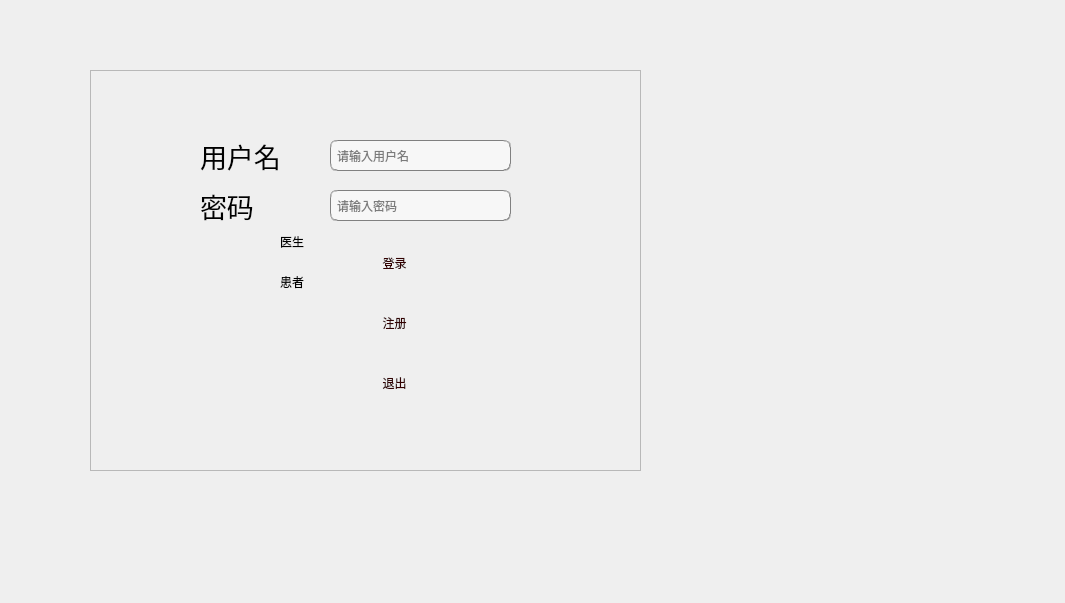
<?xml version="1.0" encoding="UTF-8"?>
<ui version="4.0">
 <class>login</class>
 <widget class="QWidget" name="login">
  <property name="geometry">
   <rect>
    <x>0</x>
    <y>0</y>
    <width>1065</width>
    <height>603</height>
   </rect>
  </property>
  <property name="windowTitle">
   <string>Form</string>
  </property>
  <property name="styleSheet">
   <string notr="true">#login{border-image: url(:/back/登录.png);}</string>
  </property>
  <widget class="QFrame" name="frame">
   <property name="geometry">
    <rect>
     <x>90</x>
     <y>70</y>
     <width>551</width>
     <height>401</height>
    </rect>
   </property>
   <property name="frameShape">
    <enum>QFrame::StyledPanel</enum>
   </property>
   <property name="frameShadow">
    <enum>QFrame::Raised</enum>
   </property>
   <widget class="QLineEdit" name="passLineEdit">
    <property name="geometry">
     <rect>
      <x>240</x>
      <y>120</y>
      <width>181</width>
      <height>31</height>
     </rect>
    </property>
    <property name="styleSheet">
     <string notr="true">background-color: rgb(247, 247, 247);
border:1px groove gray;border-radius:
7px;padding:2px 4px;
font: 10pt &quot;Candara&quot;;</string>
    </property>
    <property name="echoMode">
     <enum>QLineEdit::Password</enum>
    </property>
    <property name="placeholderText">
     <string>请输入密码</string>
    </property>
   </widget>
   <widget class="QLabel" name="label">
    <property name="geometry">
     <rect>
      <x>110</x>
      <y>70</y>
      <width>131</width>
      <height>31</height>
     </rect>
    </property>
    <property name="font">
     <font>
      <family>Arial Black</family>
      <pointsize>20</pointsize>
      <weight>10</weight>
      <italic>false</italic>
      <bold>false</bold>
     </font>
    </property>
    <property name="styleSheet">
     <string notr="true">font: 87 20pt &quot;Arial Black&quot;;
background:transparent</string>
    </property>
    <property name="text">
     <string>用户名</string>
    </property>
   </widget>
   <widget class="QLineEdit" name="userLineEdit">
    <property name="geometry">
     <rect>
      <x>240</x>
      <y>70</y>
      <width>181</width>
      <height>31</height>
     </rect>
    </property>
    <property name="styleSheet">
     <string notr="true">background-color: rgb(247, 247, 247);
border:1px groove gray;border-radius:
7px;padding:2px 4px;
font: 10pt &quot;Candara&quot;;</string>
    </property>
    <property name="echoMode">
     <enum>QLineEdit::Normal</enum>
    </property>
    <property name="placeholderText">
     <string>请输入用户名</string>
    </property>
   </widget>
   <widget class="QPushButton" name="quitBtn">
    <property name="geometry">
     <rect>
      <x>260</x>
      <y>300</y>
      <width>89</width>
      <height>25</height>
     </rect>
    </property>
    <property name="styleSheet">
     <string notr="true">background-color: qlineargradient(spread:pad, x1:0.52, y1:1, x2:0.54, y2:0, 
stop:0.0112994 rgba(64, 145, 252, 255), 
stop:1 rgba(255, 255, 255, 255));
color: rgb(51, 0, 0);
 
border:0px groove gray;border-radius:
7px;padding:2px 4px;
font: 14pt &quot;Candara&quot;;</string>
    </property>
    <property name="text">
     <string>退出</string>
    </property>
   </widget>
   <widget class="QRadioButton" name="doctorButton">
    <property name="geometry">
     <rect>
      <x>170</x>
      <y>160</y>
      <width>112</width>
      <height>23</height>
     </rect>
    </property>
    <property name="styleSheet">
     <string notr="true">background:transparent</string>
    </property>
    <property name="text">
     <string>医生</string>
    </property>
   </widget>
   <widget class="QRadioButton" name="patientButton">
    <property name="geometry">
     <rect>
      <x>170</x>
      <y>200</y>
      <width>112</width>
      <height>23</height>
     </rect>
    </property>
    <property name="styleSheet">
     <string notr="true">background:transparent</string>
    </property>
    <property name="text">
     <string>患者</string>
    </property>
   </widget>
   <widget class="QPushButton" name="logBtn">
    <property name="geometry">
     <rect>
      <x>260</x>
      <y>180</y>
      <width>89</width>
      <height>25</height>
     </rect>
    </property>
    <property name="styleSheet">
     <string notr="true">background-color: qlineargradient(spread:pad, x1:0.52, y1:1, x2:0.54, y2:0, 
stop:0.0112994 rgba(64, 145, 252, 255), 
stop:1 rgba(255, 255, 255, 255));
color: rgb(51, 0, 0);
 
border:0px groove gray;border-radius:
7px;padding:2px 4px;
font: 14pt &quot;Candara&quot;;</string>
    </property>
    <property name="text">
     <string>登录</string>
    </property>
   </widget>
   <widget class="QPushButton" name="signup_btn">
    <property name="geometry">
     <rect>
      <x>260</x>
      <y>240</y>
      <width>89</width>
      <height>25</height>
     </rect>
    </property>
    <property name="styleSheet">
     <string notr="true">background-color: qlineargradient(spread:pad, x1:0.52, y1:1, x2:0.54, y2:0, 
stop:0.0112994 rgba(64, 145, 252, 255), 
stop:1 rgba(255, 255, 255, 255));
color: rgb(51, 0, 0);
 
border:0px groove gray;border-radius:
7px;padding:2px 4px;
font: 14pt &quot;Candara&quot;;</string>
    </property>
    <property name="text">
     <string>注册</string>
    </property>
   </widget>
   <widget class="QLabel" name="label_2">
    <property name="geometry">
     <rect>
      <x>110</x>
      <y>120</y>
      <width>81</width>
      <height>31</height>
     </rect>
    </property>
    <property name="font">
     <font>
      <family>Arial Black</family>
      <pointsize>20</pointsize>
      <weight>10</weight>
      <italic>false</italic>
      <bold>false</bold>
     </font>
    </property>
    <property name="styleSheet">
     <string notr="true">font: 87 20pt &quot;Arial Black&quot;;
background:transparent
</string>
    </property>
    <property name="text">
     <string>密码</string>
    </property>
   </widget>
  </widget>
 </widget>
 <resources/>
 <connections>
  <connection>
   <sender>quitBtn</sender>
   <signal>clicked()</signal>
   <receiver>login</receiver>
   <slot>close()</slot>
   <hints>
    <hint type="sourcelabel">
     <x>324</x>
     <y>332</y>
    </hint>
    <hint type="destinationlabel">
     <x>299</x>
     <y>249</y>
    </hint>
   </hints>
  </connection>
 </connections>
</ui>
